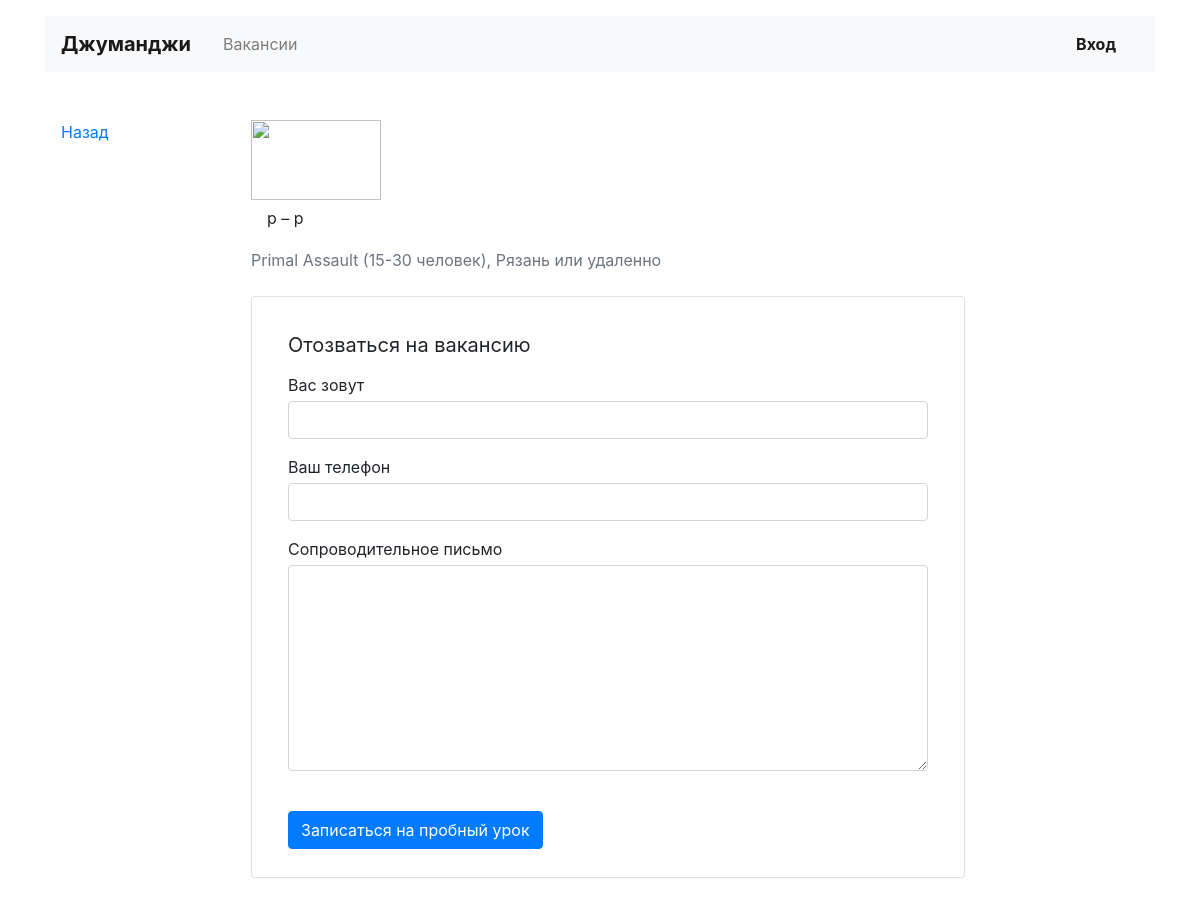
/vacancies/1, run on an earlier commit of the app's database.
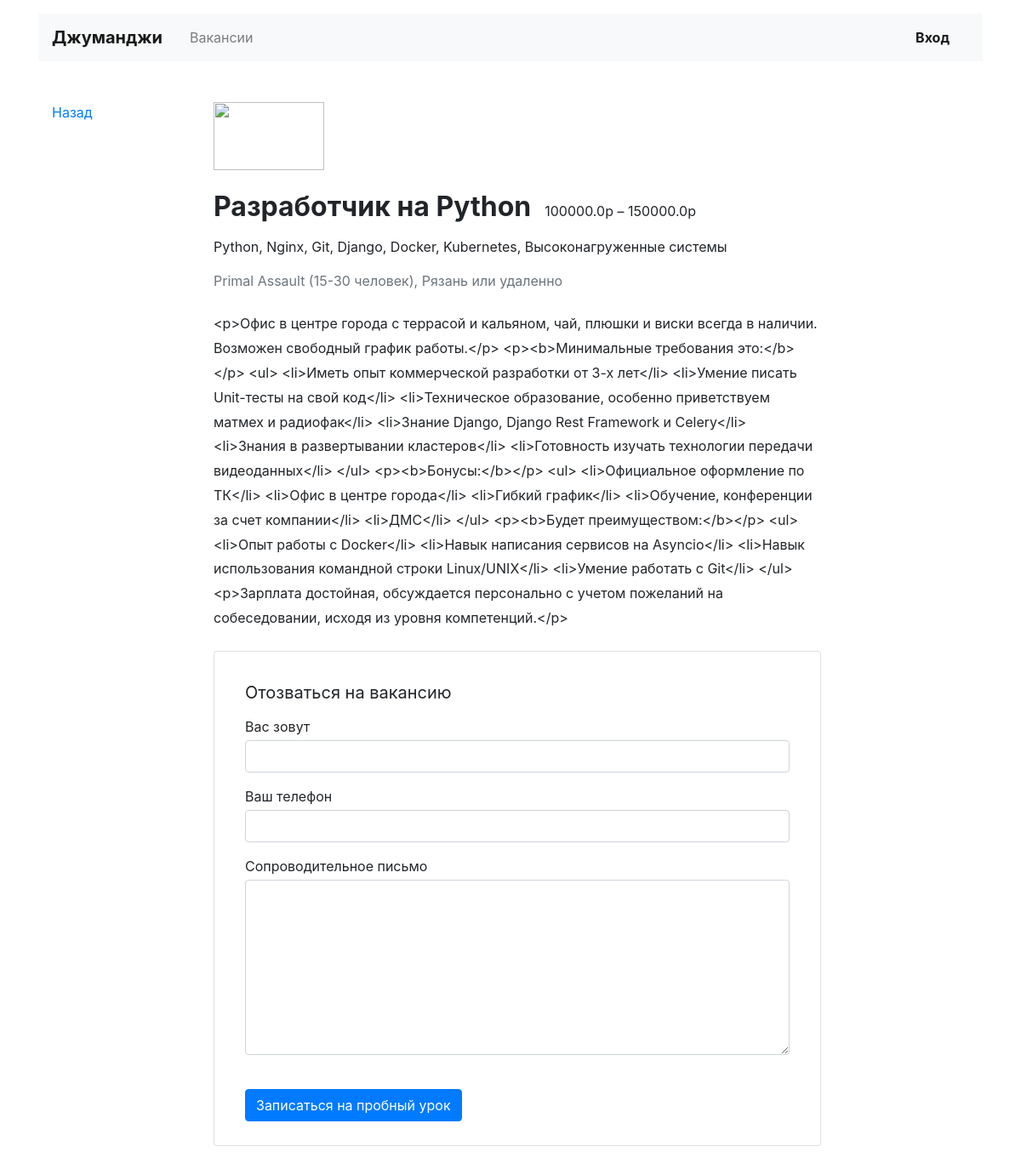
And on a later commit of the database.
### vacancies/models.py (models this page shows)
class Vacancy(models.Model):
    title = models.CharField(max_length=100)
    specialty = models.ForeignKey(Specialty, on_delete=models.CASCADE, related_name="vacancies")
    company = models.ForeignKey(Company, on_delete=models.CASCADE, related_name="vacancies")
    skills = models.TextField()
    description = models.TextField()
    salary_min = models.FloatField()
    salary_max = models.FloatField()
    published_at = models.DateTimeField()

### vacancies/views.py (the view)
# urls.py: path('vacancies/<int:vacancy_id>', vacancy_view),
def vacancy_view(request, vacancy_id):
    return render(request, 'vacancies/vacancy.html', context={
        "vacancy": Vacancy.objects.filter(id=vacancy_id).first(),
    })

### vacancies/templates/vacancies/vacancy.html (shortened to what this page needs)
<!DOCTYPE html>
<html lang="ru">
<head>
  <link rel="stylesheet" href="https://stackpath.bootstrapcdn.com/bootstrap/4.3.1/css/bootstrap.min.css">
</head>
<body>
  <header class="container mt-3">
    <nav class="navbar navbar-expand-lg navbar-light bg-light">
      <a class="navbar-brand mr-4 font-weight-bold" href="#">Джуманджи</a>
      <div class="collapse navbar-collapse justify-content-between" id="navbarNav">
        <ul class="navbar-nav col-10">
          <li class="nav-item">
            <a class="nav-link" href="#">Вакансии</a>
          </li>
        </ul>
        <ul class="navbar-nav col-2 justify-content-end">
          <li class="nav-item active">
            <a href="#" class="nav-link font-weight-bold">Вход</a>
          </li>
        </ul>
      </div>
    </nav>
  </header>
  <main class="container mt-3 pb-5">
    <div class="row mt-5">
      <div class="col-12 col-lg-2">
        <div class="pl-3 mb-5">
          <p><a href="#">Назад</a></p>
        </div>
      </div>
      <div class="col-12 col-lg-8">
        <section class="pl-3">
          <a href="#"><img src="https://place-hold.it/130x80" width="130" height="80" alt=""></a>
          <div class="d-flex align-items-baseline align-content-baseline">
            <h1 class="h2 mt-4 font-weight-bold" >{{ vacancy.title }}</h1>
            <p class="m-0 pl-3">{{ vacancy.salary_min }}р – {{ vacancy.salary_max }}р</p>
          </div>
          <p class="mt-2">{{ vacancy.skills }}</p>
          <p class="text-muted mb-4">Primal Assault (15-30 человек), Рязань или удаленно</p>
          <div style="line-height: 1.8;">
            {{ vacancy.description }}
          </div>
          <form action="/echo" class="card mt-4 mb-3" enctype="multipart/form-data">
            <div class="card-body mx-3">
              <p class="h5 mt-3 font-weight-normal">Отозваться на вакансию</p>
              <div class="form-group">
                <label class="mb-1 mt-2" for="userName">Вас зовут</label>
                <input class="form-control" type="text" placeholder="" id="userName">
              </div>
              <div class="form-group">
                <label class="mb-1" for="userPhone">Ваш телефон</label>
                <input class="form-control" type="tel" placeholder="" id="userPhone">
              </div>
              <div class="form-group">
                <label class="mb-1" for="userMsg" >Сопроводительное письмо</label>
                <textarea class="form-control" rows="8" id="userMsg"></textarea>
              </div>
              <input type="submit" class="btn btn-primary mt-4 mb-2" value="Записаться на пробный урок">
            </div>
          </form>
        </section>
      </div>
    </div>
  </main>
</body>
</html>

What changed in the data, as far as the page shows it:
added Vacancy: title "Разработчик на Python", salary_min "100000.0", salary_max "150000.0", skills "Python, Nginx, Git, Django, Docker, Kubernetes, Высоконагруженные системы", description "<p>Офис в центре города с террасой и кальяном, чай, плюшки и виски всегда в наличии. Возможен свободный график работы.</p> <p><b>Минимальные требования это:</b></p> <ul> <li>Иметь опыт коммерческой разработки от 3-х лет</li> <li>Умение писать Unit-тесты на свой код</li> <li>Техническое образование, особенно приветствуем матмех и радиофак</li> <li>Знание Django, Django Rest Framework и Celery</li> <li>Знания в развертывании кластеров</li> <li>Готовность изучать технологии передачи видеоданных</li> </ul> <p><b>Бонусы:</b></p> <ul> <li>Официальное оформление по ТК</li> <li>Офис в центре города</li> <li>Гибкий график</li> <li>Обучение, конференции за счет компании</li> <li>ДМС</li> </ul>…"
